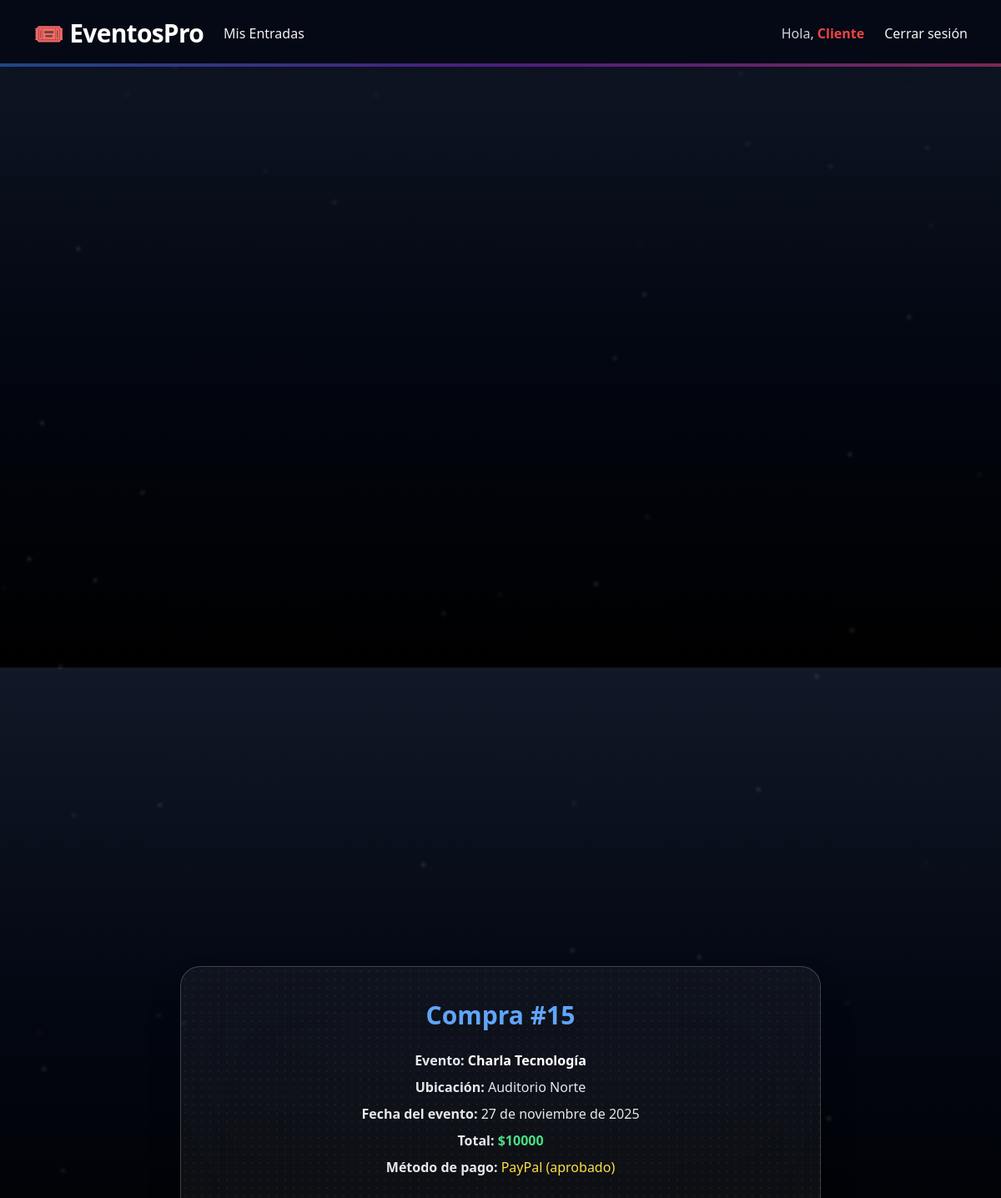
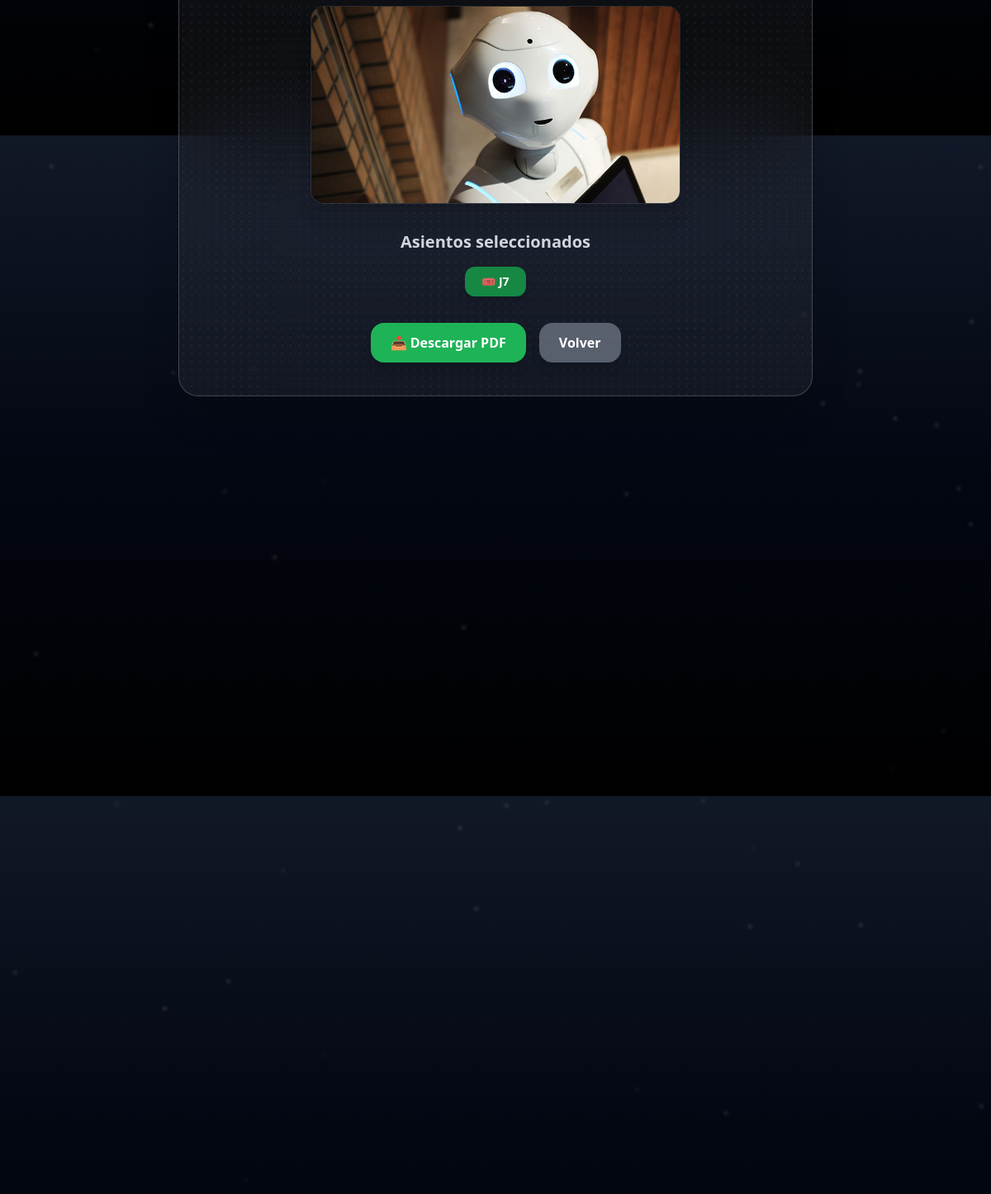
The page /compra/detalle/15/ (signed in) on the database its author committed (2 pictures, top to bottom).
### usuarios/models.py (models this page shows, shortened)
class Usuario(AbstractUser):
    rut = models.CharField(max_length=12, unique=True)
    telefono = models.CharField(max_length=15, blank=True)
    tipo_usuario = models.CharField(max_length=50, blank=True, choices=[
        ('administrador', 'Administrador'),
        ('cliente', 'Cliente'),
        ('organizador', 'Organizador'),
    ],)
    USERNAME_FIELD = 'username'  # indica que se usa 'username' para login
    REQUIRED_FIELDS = ['email', 'rut']  # campos obligatorios para createsuperuser

### compra/models.py (models this page shows, shortened)
class Compra(models.Model):
    usuario = models.ForeignKey(Usuario, on_delete=models.CASCADE)
    fecha = models.DateTimeField(auto_now_add=True)
    total = models.DecimalField(max_digits=10, decimal_places=0)
    asientos_nombres = models.CharField(max_length=255, null=True, blank=True)
    evento_id = models.PositiveIntegerField(null=True, blank=True)
    @property
    def evento(self):
        if self.evento_id:
            try:
                return Evento.objects.get(id=self.evento_id)
            except Evento.DoesNotExist:
                return None
        return None

class Pago(models.Model):
    ESTADO_PAGO = [
        ('pendiente', 'Pendiente'),
        ('aprobado', 'Aprobado'),
        ('rechazado', 'Rechazado'),
    ]
    compra = models.OneToOneField(Compra, on_delete=models.CASCADE, null=True, blank=True)
    metodo = models.CharField(max_length=50, default='Simulado')
    estado = models.CharField(max_length=20, choices=ESTADO_PAGO, default='pendiente')
    fecha = models.DateTimeField(auto_now_add=True)

### eventos/models.py (models this page shows, shortened)
class Evento(models.Model):
    ESTADO_EVENTO = [
        ('pendiente', 'Pendiente'),
        ('publicado', 'Publicado'),
        ('cancelado', 'Cancelado'),
    ]
    usuario = models.ForeignKey(Usuario, on_delete=models.CASCADE, related_name='eventos')
    ubicacion = models.ForeignKey(Ubicacion, on_delete=models.PROTECT, related_name='eventos')
    nombre = models.CharField(max_length=200)
    descripcion = models.TextField(blank=True)
    fecha = models.DateField()
    hora = models.TimeField()
    imagen = models.ImageField(upload_to='eventos/', blank=True, null=True)
    estado = models.CharField(max_length=20, choices=ESTADO_EVENTO, default='pendiente')
    precio_ticket = models.IntegerField(default=0)

class Ubicacion(models.Model):
    nombre = models.CharField(max_length=50)
    direccion = models.CharField(max_length=50, blank=True)
    filas = models.PositiveIntegerField()
    columnas = models.PositiveIntegerField()
    imagen = models.ImageField(upload_to='ubicaciones/', blank=True, null=True)
    def __str__(self):
        return self.nombre

### compra/views.py (the view)
# urls.py: path('detalle/<int:compra_id>/', views.detalle_compra, name='detalle_compra'),
@login_required
def detalle_compra(request, compra_id):
    compra = get_object_or_404(Compra, id=compra_id, usuario=request.user)
    asientos = compra.asientos_nombres.split(",") if compra.asientos_nombres else []
    return render(request, "compra/detalle_compra.html", {
        "compra": compra,
        "asientos": [a.strip() for a in asientos],  # quitamos espacios extra
    })

### compra/templates/compra/detalle_compra.html (shortened to what this page needs)
{% extends 'core.html' %}
{% block content %}
<section class="min-h-screen text-white py-12 px-6 flex items-center justify-center relative">
    <div
        class="cc-card bg-white/5 backdrop-blur-3xl border border-white/20 rounded-3xl p-10 shadow-2xl max-w-3xl w-full relative overflow-hidden">
        <div class="absolute inset-0 pointer-events-none">
        </div>
        <h2 class="cc-title text-3xl font-bold mb-6 text-center text-blue-400 drop-shadow-lg relative z-10">Compra #{{ compra.id }}</h2>
        <div class="cc-meta space-y-2 mb-8 text-gray-200 text-center relative z-10">
            <p><strong>Evento:</strong> <span class="text-white font-semibold">{{ compra.evento.nombre }}</span></p>
            <p><strong>Ubicación:</strong> {{ compra.evento.ubicacion }}</p>
            <p><strong>Fecha del evento:</strong> {{ compra.evento.fecha }}</p>
            <p><strong>Total:</strong> <span class="text-green-400 font-bold">${{ compra.total }}</span></p>
            <p><strong>Método de pago:</strong> <span class="text-yellow-300">{{ compra.pago.metodo }} ({{ compra.pago.estado }})</span></p>
        </div>
        {% if compra.evento.imagen %}
        <div class="cc-img flex justify-center mb-8 relative z-10">
            <img src="{{ compra.evento.imagen.url }}" alt="{{ compra.evento.nombre }}"
                class="rounded-2xl shadow-xl w-full max-w-md border border-white/10 transition-transform duration-500 hover:scale-105 hover:rotate-1">
        </div>
        {% endif %}
        <div class="cc-asientos-box relative z-10">
            <h3 class="cc-subtitle text-xl font-semibold mb-4 text-center text-gray-300">Asientos seleccionados</h3>
            {% if asientos %}
            <div class="flex flex-wrap gap-3 justify-center mb-8">
                {% for asiento in asientos %}
                <div
                    class="bg-green-600/80 hover:bg-green-700 px-5 py-2 rounded-xl shadow-lg text-sm font-semibold text-white transition-transform transform hover:scale-110 hover:-translate-y-1">
                    🎟️ {{ asiento }}
                </div>
                {% endfor %}
            </div>
            {% else %}
            <p class="text-gray-400 text-center mb-8">No se encontraron asientos asociados.</p>
            {% endif %}
        </div>
        <div class="cc-buttons-box flex justify-center gap-4 mt-4 relative z-10">
            <a href="{% url 'compra:descargar_entrada' compra.id %}"
                class="bg-green-500/90 hover:bg-green-600/95 px-6 py-3 rounded-2xl font-semibold shadow-lg transition-transform transform hover:scale-105 hover:shadow-xl">
                📥 Descargar PDF
            </a>
            <a href="{% url 'compra:mis_compras' %}"
                class="bg-gray-500/80 hover:bg-gray-600/90 px-6 py-3 rounded-2xl font-semibold shadow-lg transition-transform transform hover:scale-105 hover:shadow-xl">
                Volver
            </a>
        </div>
    </div>
</section>
{% endblock %}

### templates/navbar.html (shortened to what this page needs)
<nav class="backdrop-blur-md bg-gray-950/80 text-gray-100 shadow-lg sticky top-0 z-50 transition-all duration-300 relative">
    <div class="max-w-7xl mx-auto px-6 sm:px-8 lg:px-10">
        <div class="flex justify-between h-20 items-center">
            <div class="flex items-center space-x-6">
                <a href="{% url 'home' %}"
                    class="text-3xl font-extrabold tracking-tight text-white hover:text-blue-400 transition duration-300">
                    🎟️ EventosPro
                </a>
                {% if request.user.is_authenticated %}
                    {% if request.user.tipo_usuario == 'cliente' %}
                        <a href="{% url 'compra:mis_compras' %}" class="hover:text-blue-400 transition duration-300">Mis Entradas</a>
                    {% elif request.user.tipo_usuario == 'administrador' %}
                        <a href="{% url 'compra:mis_compras' %} " class="hover:text-blue-400 transition duration-300">Mis Entradas</a>
                        <a href="{% url 'admin:index' %}" class="hover:text-blue-400 transition duration-300">Admin Panel</a>
                    {% endif %}
                {% endif %}
            </div>
            <div class="hidden md:flex space-x-6 items-center">
                {% if request.user.is_authenticated %}
                    <p class="text-gray-300 font-medium">
                        Hola, <span class="text-red-500 font-semibold hover:text-red-400 transition">{{ request.user.username }}</span>
                    </p>
                    <a href="{% url 'logout' %}" class="hover:text-red-400 transition duration-300">Cerrar sesión</a>
                {% else %}
                    <a href="{% url 'iniciar_sesion' %}" class="hover:text-blue-400 transition duration-300">Iniciar sesión</a>
                    <a href="{% url 'registrar_usuario' %}" class="hover:text-green-400 transition duration-300">Registrarse</a>
                {% endif %}
            </div>
        </div>
    </div>
    <div class="absolute bottom-0 left-0 w-full h-1 bg-gradient-to-r from-blue-500 via-purple-600 to-pink-500 opacity-50"></div>
</nav>

### rows shown on the page
Usuario: user.username "Cliente"
Compra: id "15", evento.nombre "Charla Tecnología", evento.ubicacion "Auditorio Norte", evento.fecha "27 de noviembre de 2025", total "10000", pago.metodo "PayPal", pago.estado "aprobado", evento.imagen (picture), asientos "J7"
